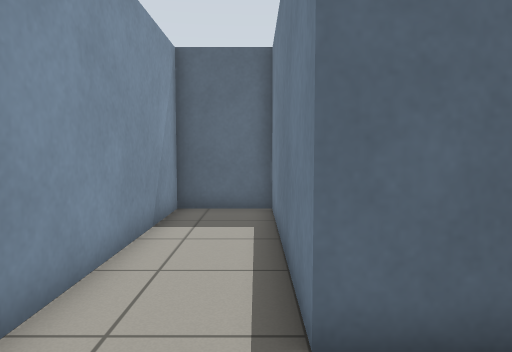
[1] (above)

14 first-person views from a walk through a Gazebo world. The camera is 0.92 m above the floor, tilts 4° down and sees 70° across. The floor is counted in squares, 0.5 m on a side. Each view is taken from the middle of a square. On the plan, view 1 faces up. The plan holds only what a view shows up to about 18 squares ahead; the rest is blank.

[2]
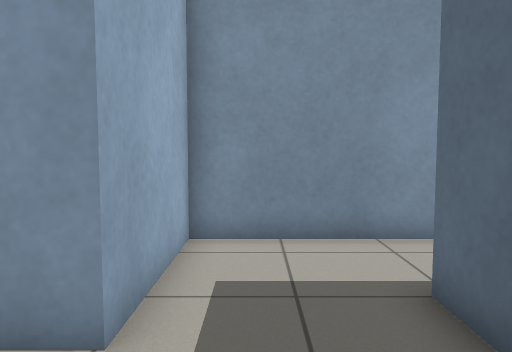

[3]
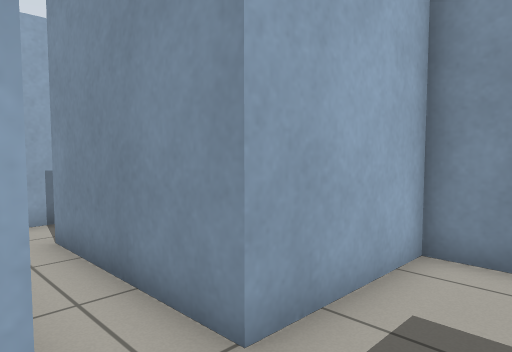

[4]
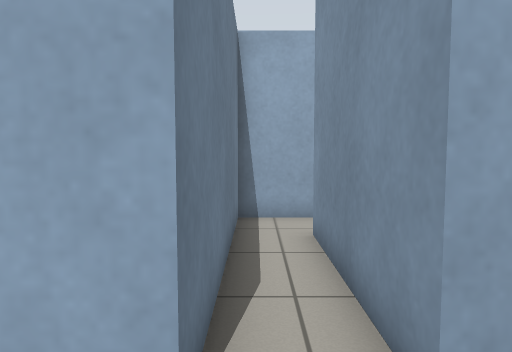

[5]
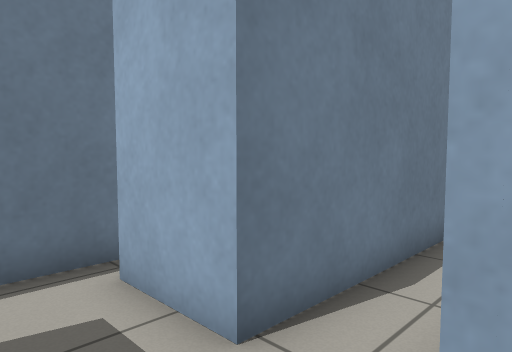

[6]
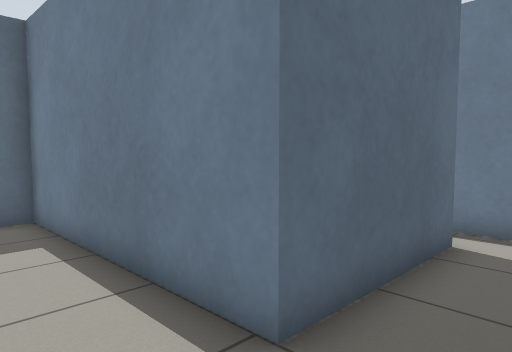

[7]
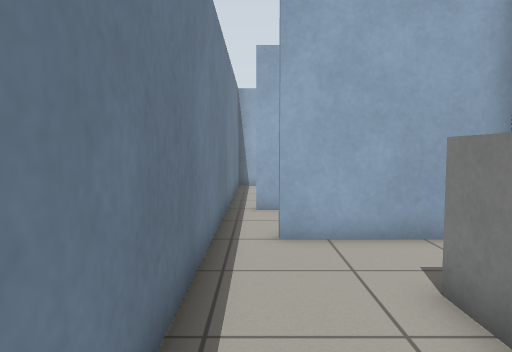

[8]
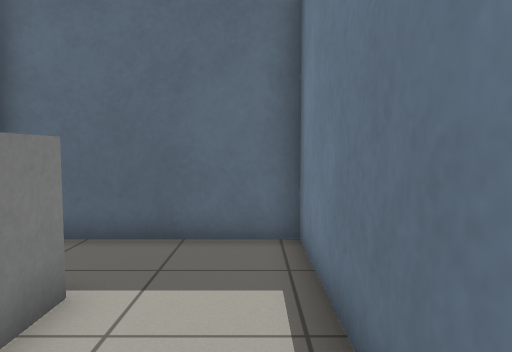

[9]
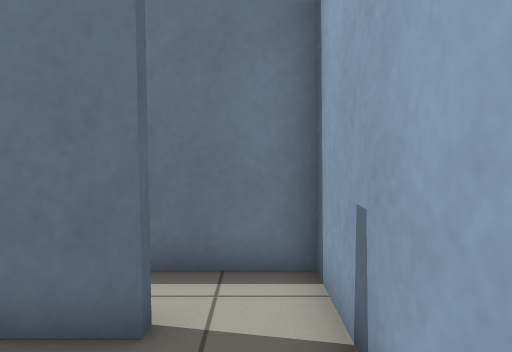

[10]
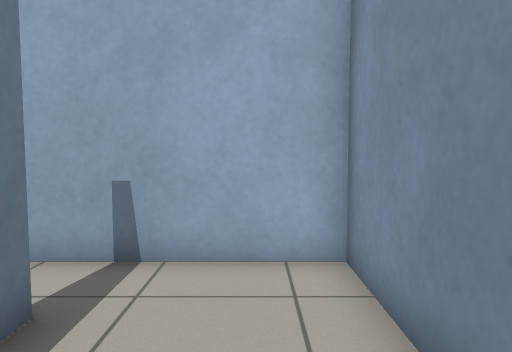

[11]
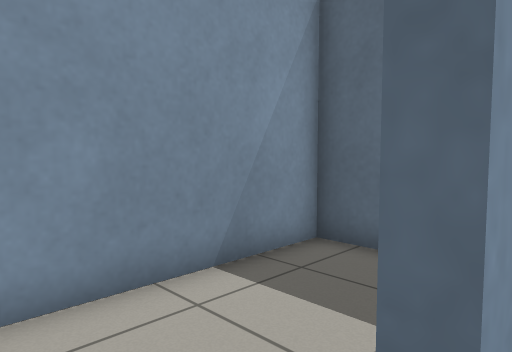

[12]
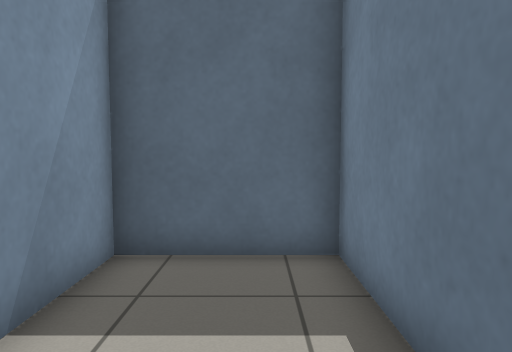

[13]
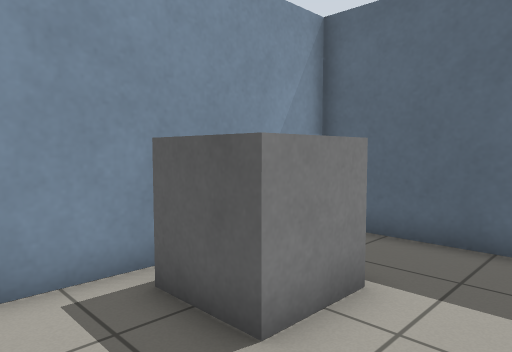

[14]
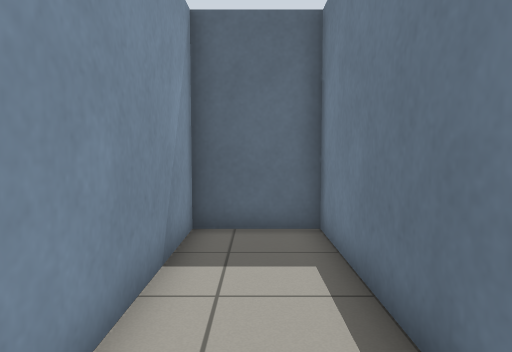

### Floor plan
Points are (right, up) in squares from view 1. A wall is a line through its corners. A room is listed if a view was taken in it or the views show most of it. See-through windows are left out.
Room 1 (views 1, 5, 6, 14)
walls: (2.4, 3.2) (0.5, 3.2) (0.5, 11.5) (-2.5, 11.5) (-2.5, -0.5); (-2.5, -0.2) (1.8, -0.2)
ways out: opening at (1.5, 1) to room 2
Room 2 (views 2, 3, 4)
walls: (1.8, -0.2) (1.8, -5.9); (5.6, 3.2) (2.4, 3.2); (2.5, -7.9) (3.5, -7.9) (3.5, -0.2) (6, -0.2)
ways out: opening at (1.5, 1) to room 1; opening at (2, -6.5) to room 4; opening at (4.5, 1.5) to room 5
Room 3 (views 7, 8, 13)
walls: (6.9, 2.5) (6.9, 11.5) (0.8, 11.5) (0.8, 3.5) (5.6, 3.5)
ways out: opening at (6, 3) to room 5
objects: grey box (2, 7) to (3, 8)
Room 4 (views 9, 10, 11, 12)
walls: (1.8, -5.9) (1.5, -5.9) (1.5, -0.7) (-2.5, -0.7) (-2.5, -7.9) (2.5, -7.9)
ways out: opening at (2, -6.5) to room 2
Room 5 (no view inside)
walls: (6.9, -1) (6.9, 2.5)
ways out: opening at (4.5, 1.5) to room 2; opening at (6, 3) to room 3

Positions as (right, up) in squares from view 1, and headings:
1: (0, 0), facing up
2: (5, 1), facing left
3: (4, 2), facing down-left
4: (3, 2), facing down
5: (1, 2), facing down-right
6: (-2, 1), facing up-right
7: (6, 11), facing down
8: (6, 4), facing up
9: (-2, -7), facing right
10: (-1, -2), facing down
11: (2, -7), facing up-left
12: (0, -7), facing up
13: (6, 4), facing up-left
14: (-1, 3), facing up
